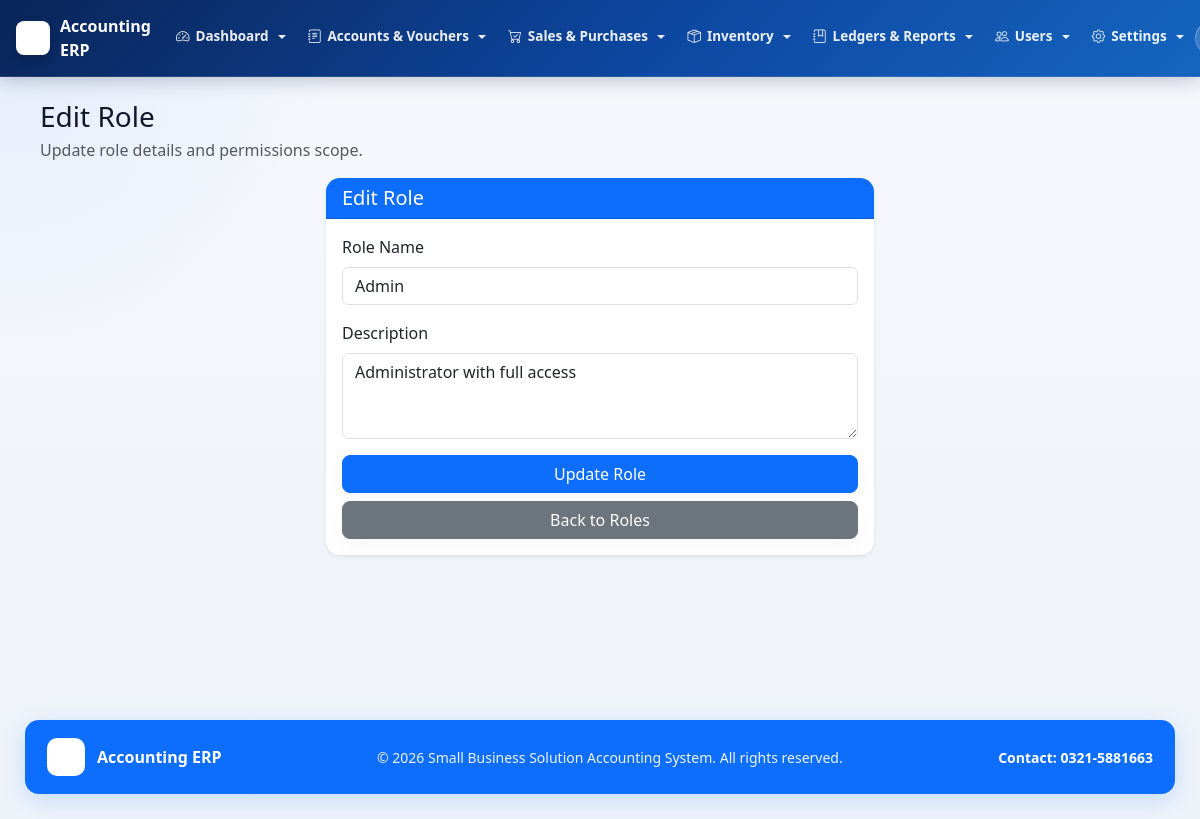
Page /admin/edit_role.php?id=1 (signed in) on the committed database.
### tables this page shows
CREATE TABLE `company_settings` (
  `id` int(11) NOT NULL,
  `company_name` varchar(255) NOT NULL,
  `tagline` varchar(255) NOT NULL,
  `contact` varchar(100) NOT NULL,
  `address` varchar(255) NOT NULL,
  `email` varchar(255) NOT NULL,
  `logo_path` varchar(255) NOT NULL,
  `prepared_by_label` varchar(100) NOT NULL,
  `checked_by_label` varchar(100) NOT NULL,
  `approved_by_label` varchar(100) NOT NULL,
  `print_footer` varchar(255) NOT NULL,
  `system_activity_retention_months` int(11) NOT NULL DEFAULT 0,
  `approval_history_retention_months` int(11) NOT NULL DEFAULT 0,
  `updated_at` datetime NOT NULL DEFAULT current_timestamp() ON UPDATE current_timestamp(),
  PRIMARY KEY (`id`)
);

CREATE TABLE `roles` (
  `id` int(11) NOT NULL AUTO_INCREMENT,
  `role_name` varchar(100) NOT NULL,
  `description` text DEFAULT NULL,
  `created_at` timestamp NOT NULL DEFAULT current_timestamp(),
  PRIMARY KEY (`id`),
  UNIQUE KEY `role_name` (`role_name`)
);

### admin/edit_role.php (the view, shortened to what the rows shown need)
<?php
include "../config/db.php";
$id = intval($_GET['id']);
$role = mysqli_fetch_assoc(mysqli_query($conn, "SELECT * FROM roles WHERE id='$id'"));
include "../includes/header.php";
?>
<div class="container-fluid edit-role-page mt-4">
    <div class="row justify-content-center">
        <div class="col-lg-6 col-md-8">
            <div class="card shadow-sm">
                <div class="card-body">
                    <form method="POST">
                        <div class="mb-3">
                            <label class="form-label">Role Name</label>
                            <input type="text" name="role_name" class="form-control" value="<?php echo htmlspecialchars($role['role_name']); ?>" required>
                        </div>
                        <div class="mb-3">
                            <label class="form-label">Description</label>
                            <textarea name="description" class="form-control" rows="3"><?php echo htmlspecialchars($role['description']); ?></textarea>
                        </div>
                    </form>
                </div>
            </div>
        </div>
    </div>
</div>
<?php include "../includes/footer.php"; ?>

### includes/header.php (shortened to what the rows shown need)
<?php
require_once __DIR__ . "/rbac.php";
require_once __DIR__ . "/branding.php";
$base_url = "/accounting-system/";
$branding = get_branding_settings();
$minimal_layout = isset($minimal_layout) && $minimal_layout;
?>
<!DOCTYPE html>
<html lang="en">
<head>
<link href="<?php echo $base_url; ?>assets/css/bootstrap.min.css" rel="stylesheet">
<link href="<?php echo $base_url; ?>assets/bootstrap-icons-1.13.1/font/bootstrap-icons.css" rel="stylesheet">
</head>
<body>
<?php if (!$minimal_layout): ?>
<nav class="navbar navbar-expand-lg fixed-top-nav navbar-dark">
    <div class="container-fluid px-3">
        <a class="navbar-brand-erp" href="<?php echo $base_url; ?>admin/dashboard/dashboard.php">
            <?php if (!empty($branding['logo_url'])): ?>
                <img src="<?php echo htmlspecialchars($branding['logo_url']); ?>" alt="Logo" class="brand-logo-img">
            <?php endif; ?>
            <span class="d-none d-sm-inline"><?php echo htmlspecialchars($branding['company_name']); ?></span>
        </a>
        <div class="collapse navbar-collapse" id="topNavbarCollapse">
            <?php if (isset($_SESSION['user_id'])): ?>
            <?php
            $canDashboard          = rbac_can_access('dashboard_home');
            $canAiDashboard        = rbac_can_access('dashboard_ai');
            $canBackup             = rbac_can_access('database_backup');
            $canCompanySettings    = rbac_can_access('company_settings_page');
            $canPeriodClosing      = rbac_can_access('period_closing_page');
            $canRecycleBin         = rbac_can_access('recycle_bin_page');
            $canSystemActivity     = rbac_can_access('system_activity_page');
            $canApprovalHistory    = rbac_can_access('approval_history_page');
            $canUsersPage          = rbac_can_access('users_page');
            $canRolesPage          = rbac_can_access('roles_page');
            $canUserRolesPage      = rbac_can_access('user_roles_page');
            $canRolePermissionsPage= rbac_can_access('role_permissions_page');
            $canAccountLedger      = rbac_can_access('account_ledger');
            $canTrialBalance       = rbac_can_access('trial_balance');
            $canChartOfAccounts    = rbac_can_access('chart_of_accounts');
            $canOpeningBalance     = rbac_can_access('opening_balance');
            $canPaymentVoucherAdd  = rbac_can_access('payment_voucher_add');
            $canPaymentVoucherList = rbac_can_access('payment_voucher_list');
            $canReceiptVoucherAdd  = rbac_can_access('receipt_voucher_add');
            $canReceiptVoucherList = rbac_can_access('receipt_voucher_list');
            $canGeneralVoucherAdd  = rbac_can_access('general_voucher_add');
            $canGeneralVoucherList = rbac_can_access('general_voucher_list');
            $canCashBook           = rbac_can_access('cash_book');
            $canBankBook           = rbac_can_access('bank_book');
            $canCategoriesPage     = rbac_can_access('categories_page');
            $canInventoryPage      = rbac_can_access('inventory_page');
            $canStockAdjustmentAdd = rbac_can_access('stock_adjustment_add');
            $canStockAdjustmentList= rbac_can_access('stock_adjustment_list');
            $canStockLedger        = rbac_can_access('stock_ledger');
            $canPurchaseAdd        = rbac_can_access('purchase_add');
            $canPurchaseList       = rbac_can_access('purchase_list');
            $canPurchaseLedger     = rbac_can_access('purchase_ledger');
            $canSaleAdd            = rbac_can_access('sale_add');
            $canSaleList           = rbac_can_access('sale_list');
            $canSaleLedger         = rbac_can_access('sale_ledger');
            ?>
            <ul class="navbar-nav me-auto mb-2 mb-lg-0">
                <?php if ($canDashboard || $canAiDashboard): ?>
                <li class="nav-item dropdown">
                    <a class="nav-link dropdown-toggle" href="#" id="navDashboard" role="button" data-bs-toggle="dropdown" aria-expanded="false">
                        <i class="bi bi-speedometer2"></i> Dashboard
                    </a>
                </li>
                <?php endif; ?>
                <?php if ($canChartOfAccounts || $canOpeningBalance || $canPaymentVoucherAdd || $canPaymentVoucherList || $canReceiptVoucherAdd || $canReceiptVoucherList || $canGeneralVoucherAdd || $canGeneralVoucherList): ?>
                <li class="nav-item dropdown">
                    <a class="nav-link dropdown-toggle" href="#" id="navAccounts" role="button" data-bs-toggle="dropdown" aria-expanded="false">
                        <i class="bi bi-journal-text"></i> Accounts &amp; Vouchers
                    </a>
                </li>
                <?php endif; ?>
                <?php if ($canSaleAdd || $canSaleList || $canPurchaseAdd || $canPurchaseList): ?>
                <li class="nav-item dropdown">
                    <a class="nav-link dropdown-toggle" href="#" id="navSales" role="button" data-bs-toggle="dropdown" aria-expanded="false">
                        <i class="bi bi-cart-check"></i> Sales &amp; Purchases
                    </a>
                </li>
                <?php endif; ?>
                <?php if ($canInventoryPage || $canCategoriesPage || $canStockAdjustmentAdd || $canStockAdjustmentList): ?>
                <li class="nav-item dropdown">
                    <a class="nav-link dropdown-toggle" href="#" id="navInventory" role="button" data-bs-toggle="dropdown" aria-expanded="false">
                        <i class="bi bi-box-seam"></i> Inventory
                    </a>
                </li>
                <?php endif; ?>
                <?php if ($canTrialBalance || $canAccountLedger || $canCashBook || $canBankBook || $canSaleLedger || $canPurchaseLedger || $canStockLedger): ?>
                <li class="nav-item dropdown">
                    <a class="nav-link dropdown-toggle" href="#" id="navReports" role="button" data-bs-toggle="dropdown" aria-expanded="false">
                        <i class="bi bi-journal-bookmark"></i> Ledgers &amp; Reports
                    </a>
                </li>
                <?php endif; ?>
                <?php if ($canUsersPage || $canRolesPage || $canUserRolesPage || $canRolePermissionsPage): ?>
                <li class="nav-item dropdown">
                    <a class="nav-link dropdown-toggle" href="#" id="navUsers" role="button" data-bs-toggle="dropdown" aria-expanded="false">
                        <i class="bi bi-people"></i> Users
                    </a>
                </li>
                <?php endif; ?>
                <?php if ($canCompanySettings || $canPeriodClosing || $canApprovalHistory || $canSystemActivity || $canRecycleBin || $canBackup): ?>
                <li class="nav-item dropdown">
                    <a class="nav-link dropdown-toggle" href="#" id="navSettings" role="button" data-bs-toggle="dropdown" aria-expanded="false">
                        <i class="bi bi-gear"></i> Settings
                    </a>
                </li>
                <?php endif; ?>
            </ul>
            <div class="d-flex align-items-center gap-2 py-2 py-lg-0">
                <span class="user-badge-nav d-none d-md-inline-flex align-items-center">
                </span>
            </div>
            <?php endif; ?>
        </div>
    </div>
</nav>
<?php endif; ?>
<div class="content">

### includes/footer.php
<?php
require_once __DIR__ . "/branding.php";
$branding = get_branding_settings();
?>
</div>
<?php if (empty($minimal_layout)): ?>
<footer style="margin-left:0;padding:0 25px 25px;">
    <div style="background:#0d6efd;border-radius:14px;padding:18px 22px;box-shadow:0 6px 24px rgba(13,110,253,0.18);display:flex;justify-content:space-between;align-items:center;gap:12px;flex-wrap:wrap;">
        <div style="display:flex;align-items:center;gap:12px;color:#ffffff;font-weight:700;">
            <?php if (!empty($branding['logo_url'])): ?>
                <img src="<?php echo htmlspecialchars($branding['logo_url']); ?>" alt="Logo" style="width:38px;height:38px;object-fit:contain;border-radius:10px;background:#ffffff;padding:5px;">
            <?php endif; ?>
            <span><?php echo htmlspecialchars($branding['company_name']); ?></span>
        </div>
        <div style="color:rgba(255,255,255,0.92);font-size:14px;">
            &copy; <?php echo date("Y"); ?> <?php echo htmlspecialchars($branding['tagline']); ?>. All rights reserved.
        </div>
        <div style="color:#ffffff;font-weight:600;font-size:14px;">
            Contact: <?php echo htmlspecialchars($branding['contact']); ?>
        </div>
    </div>
</footer>
<?php endif; ?>
</body>
</html>

### rows in the picture
company_settings: company_name "Accounting ERP", tagline "Small Business Solution Accounting System", contact "0321-5881663"
roles: role_name "Admin", description "Administrator with full access"
